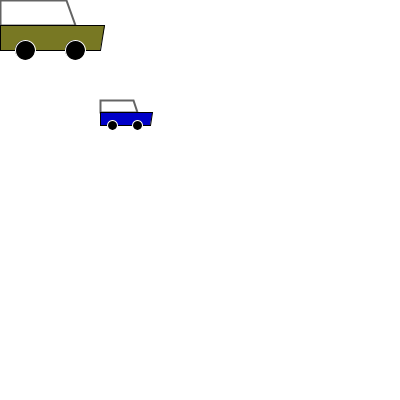
Frame 1 (no input)
Frame 2 (the mouse pressed at the canvas centre, redrawn once): identical to frame 1, image omitted

The Processing sketch that drew this single still picture (run headless with seeded random() and noise(); the mouse was pressed at the canvas centre and the sketch redrawn once):

// Processing sketch: car4
// ── car4.pde

// drawing many cars with a function
// using noLoop

void setup() {
  size(400, 400);
  background(255);
  
  drawCar(0, 0, 100, color(120, 120, 35));
  drawCar(100, 100, 50, color(0, 0, 200));
  
  noLoop();
}

void draw() {
}

void mousePressed() {
  drawCar(mouseX, mouseY, random(50, 150), color(random(256)));
  redraw(); 
}

void drawCar(int carLeft, int carTop, float carWidth, color bodyColor) {
  float carHeight = carWidth / 2;
  float tireSize = carHeight*2/5;
  
  // top
  strokeWeight(2);
  stroke(100, 255);
  fill(255, 50);
  quad(carLeft, carTop, 
        carLeft + carWidth*2/3, carTop, 
        carLeft + carWidth*3/4, carTop + carHeight/2, 
        carLeft, carTop + carHeight/2);
  
  // body
  strokeWeight(1);
  stroke(0);
  fill(bodyColor);
  quad(carLeft, carTop + carHeight/2, 
        carLeft + carWidth*1.05, carTop + carHeight/2, 
        carLeft + carWidth, carTop + carHeight, 
        carLeft, carTop + carHeight);

  // tires
  stroke(255);
  fill(0);
  ellipse(carLeft + carWidth/4, carTop + carHeight, tireSize, tireSize);
  ellipse(carLeft + carWidth*3/4, carTop + carHeight, tireSize, tireSize);
}
